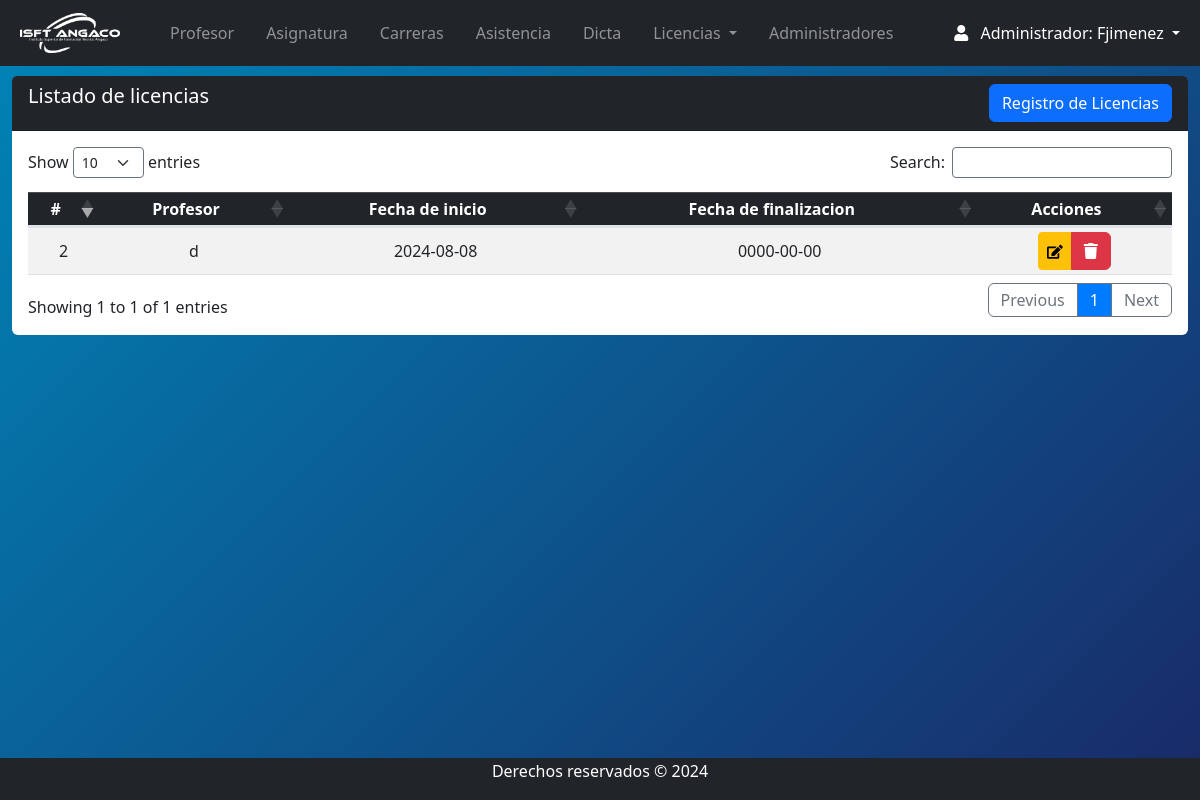
The app's page /Views/admin/licencia_index.php (signed in) with its own data.
### tables this page shows
CREATE TABLE `licencias` (
  `id` int(11) NOT NULL,
  `nombre` varchar(255) NOT NULL,
  `fechadeinicio` date NOT NULL,
  `fechadefin` date NOT NULL,
  `idprofesor` int(11) NOT NULL,
  `idtipos_licencias` int(11) NOT NULL,
  `etapa` varchar(15) NOT NULL
);

### Views/admin/licencia_index.php (the view, shortened to what this page needs)
<?php
include("../../conn/connection.php");
require("navbar.php");
$SQl = "SELECT * FROM licencias";
$resultado = mysqli_query($conexion, $SQl);
?>
<section class="content mt-3">
    <div class="row m-auto">
        <div class="col-sm">
            <div class="card rounded-2 border-0">
                <div class="card-header bg-dark text-white pb-0">
                    <h5 class="d-inline-block">Listado de licencias</h5>
                    <a class="btn btn-primary float-right mb-2" href="licencia_crear.php">Registro de Licencias</a>
                </div>
                <div class="card-body table-responsive">
                    <table id="example" class="table table-striped table-sm" style="width:100%">
                        <thead class="table-dark">
                            <tr>
                                <th>#</th>
                                <th>Profesor</th>
                                <th>Fecha de inicio </th>
                                <th>Fecha de finalizacion</th>
                                <th>Acciones</th>
                            </tr>
                        </thead>
                        <tbody>
                            <?php
                            while ($filas = mysqli_fetch_assoc($resultado)) {
                            ?>
                                <tr class="col-sm">
                                    <td><?php echo $filas['id']; ?></td>
                                    <td><?php echo $filas['nombre']; ?></td>
                                    <td><?php echo $filas['fechadeinicio']; ?></td>
                                    <td><?php echo $filas['fechadefin']; ?></td>
                                    <td class="text-center">
                                        <div class="btn-group">
                                            <button class="btn btn-warning btn-sm">
                                                <?php echo '<a href="licencia_edit.php?id=' . $filas['id'] . '"><i class="fas fa-edit"></i></a>'; ?>
                                            </button>
                                            <button class="btn btn-danger">
                                                <a href="proceso/SuprimirLicencia.php?id=<?php echo $filas['id']; ?>" onClick="return confirm('¿Seguro de esta acción? ID <?php echo $filas['id']; ?> será eliminado y una vez eliminado no se podrá recuperar...');">
                                                <i class="fas fa-trash"></i>
                                                </a>
                                            </button>
                                        </div>
                                    </td>
                                </tr>
                            <?php
                            }
                            ?>
                        </tbody>
                    </table>
                </div>
            </div>
        </div>
    </div>
</section>
<?php
require("footer.php");
?>

### css/style.css (style rules this page uses)
body { position: relative; padding-bottom: 10px; min-height: 100vh; }
th, td { text-align: center !important; vertical-align: middle !important; }

### Views/admin/navbar.php (style rules this page uses)
body { background: linear-gradient(135deg,#0085b7, #192a68); }

### Views/admin/licencia_index.php (style rules this page uses)
.fa-edit { color: black; }
.fa-trash { color: white; }

### records on screen
licencias: id "2", nombre "d", fechadeinicio "2024-08-08", fechadefin "0000-00-00"

### other values on screen
$_SESSION['nombre'] "Fjimenez"
